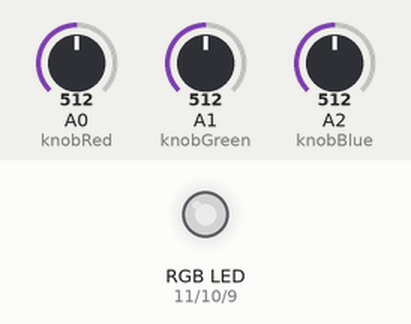
Recording of a sketch running on a simulated Arduino Uno, built with avr-gcc and run on an emulated ATmega328P. On the bench: an RGB LED mixed from three pins (HIGH = lit). Inputs (shaded band) come from the test bench; at power-on: A0 (knobRed) = 512, A1 (knobGreen) = 512, A2 (knobBlue) = 512. Dim RGB values are drawn brighter than linear.

Above: at 1.2 s.
1.3 s: A0 (knobRed) set to 716
At 2.5 s:
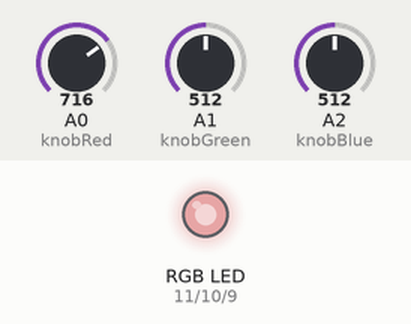
2.8 s: A1 (knobGreen) set to 716
At 3.9 s:
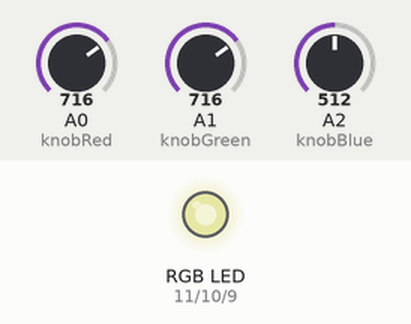
4.3 s: A2 (knobBlue) set to 716
At 5.0 s:
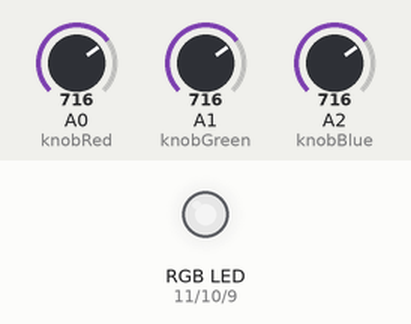
5.8 s: A0 (knobRed) set to 900
At 6.2 s:
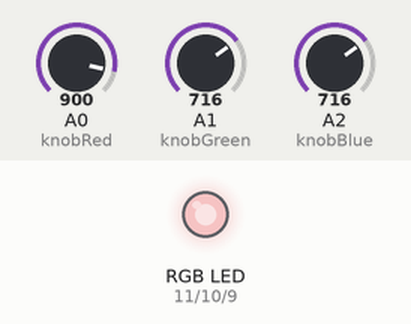
7.3 s: A1 (knobGreen) set to 900
At 8.5 s:
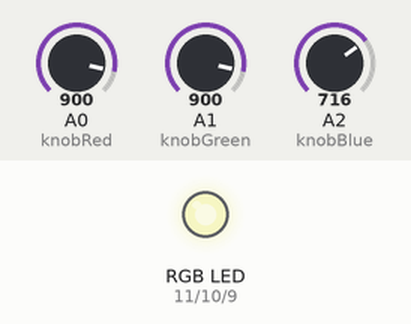
8.8 s: A2 (knobBlue) set to 900
At 9.7 s:
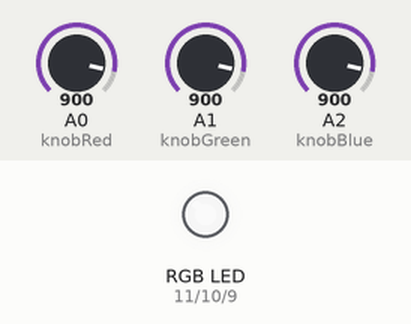
Timing chart, 0 to 11.3 s (numbered marks = the images above; inputs shaded):
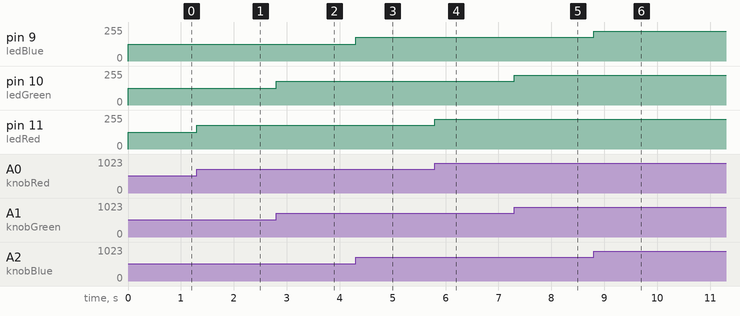

Measured:
- after the input at 1.3 s, pin 11 (ledRed): 127/255 → 178/255 at once
- after the input at 2.8 s, pin 10 (ledGreen): 127/255 → 178/255 at once
- after the input at 4.3 s, pin 9 (ledBlue): 127/255 → 178/255 at once
- after the input at 5.8 s, pin 11 (ledRed): 178/255 → 224/255 at once
- after the input at 7.3 s, pin 10 (ledGreen): 178/255 → 224/255 at once
- after the input at 8.8 s, pin 9 (ledBlue): 178/255 → 224/255 at once

The sketch:

1_RGB_LED_controller.ino
```cpp
// (licence header left out)
// Potentiometers
const int knobRed = A0;
const int knobGreen = A1;
const int knobBlue = A2;

// LEDs
const int ledRed = 11;
const int ledGreen = 10;
const int ledBlue = 9;

// Values of the potentiometers
int potRed = 0;
int potGreen = 0;
int potBlue = 0;

// Values of the color channels
int redValue = 0;
int greenValue = 0;
int blueValue = 0;

void changeColor(int red, int green, int blue) {
  analogWrite(ledRed, red);
  analogWrite(ledGreen, green);
  analogWrite(ledBlue, blue);
}

void setup() {
  // Potentiometer
  pinMode(knobRed, INPUT);
  pinMode(knobGreen, INPUT);
  pinMode(knobBlue, INPUT);

  // RGB Led
  pinMode(ledRed, OUTPUT);
  pinMode(ledGreen, OUTPUT);
  pinMode(ledBlue, OUTPUT);

//  Serial.begin(9600);
}

void loop() {
  // we read the values from the potentiometer
  potRed = analogRead(knobRed);
  potGreen = analogRead(knobGreen);
  potBlue = analogRead(knobBlue);

  // we map them
  redValue = map(potRed, 0, 1023, 0, 255);
  greenValue = map(potGreen, 0, 1023, 0, 255);
  blueValue = map(potBlue, 0, 1023, 0, 255);

//  Serial.println(redValue);
//  Serial.println(greenValue);
//  Serial.println(blueValue);

  // we write the values to the LED
  changeColor(redValue, greenValue, blueValue);
}
```
